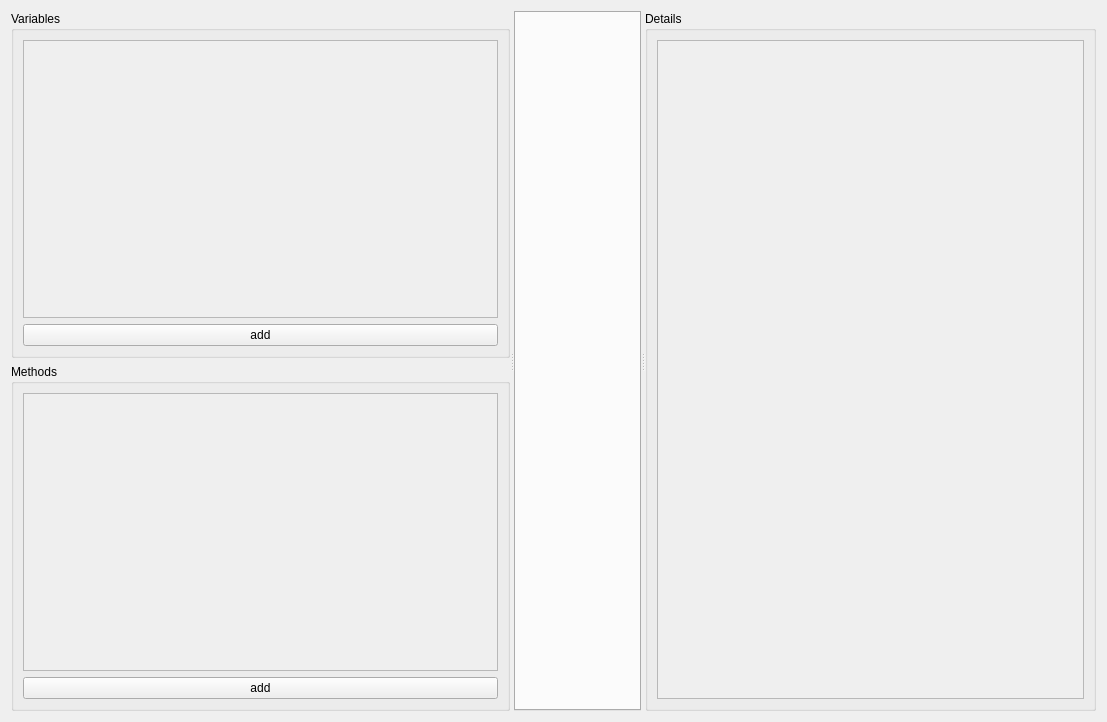
<?xml version="1.0" encoding="UTF-8"?>
<ui version="4.0">
 <class>class_widget</class>
 <widget class="QWidget" name="class_widget">
  <property name="geometry">
   <rect>
    <x>0</x>
    <y>0</y>
    <width>1107</width>
    <height>722</height>
   </rect>
  </property>
  <property name="windowTitle">
   <string>Form</string>
  </property>
  <layout class="QGridLayout" name="gridLayout_4">
   <item row="0" column="0">
    <widget class="QSplitter" name="splitter">
     <property name="orientation">
      <enum>Qt::Horizontal</enum>
     </property>
     <widget class="QWidget" name="contents_widget" native="true">
      <property name="minimumSize">
       <size>
        <width>200</width>
        <height>0</height>
       </size>
      </property>
      <layout class="QVBoxLayout" name="verticalLayout">
       <item>
        <widget class="QGroupBox" name="variables_groupBox">
         <property name="title">
          <string>Variables</string>
         </property>
         <layout class="QGridLayout" name="gridLayout">
          <item row="0" column="0">
           <widget class="QScrollArea" name="variables_scrollArea">
            <property name="widgetResizable">
             <bool>true</bool>
            </property>
            <widget class="QWidget" name="scrollAreaWidgetContents">
             <property name="geometry">
              <rect>
               <x>0</x>
               <y>0</y>
               <width>204</width>
               <height>270</height>
              </rect>
             </property>
            </widget>
           </widget>
          </item>
          <item row="1" column="0">
           <widget class="QPushButton" name="add_variable_pushButton">
            <property name="text">
             <string>add</string>
            </property>
           </widget>
          </item>
         </layout>
        </widget>
       </item>
       <item>
        <widget class="QGroupBox" name="functions_groupBox">
         <property name="title">
          <string>Methods</string>
         </property>
         <layout class="QGridLayout" name="gridLayout_2">
          <item row="0" column="0">
           <widget class="QScrollArea" name="functions_scrollArea">
            <property name="widgetResizable">
             <bool>true</bool>
            </property>
            <widget class="QWidget" name="scrollAreaWidgetContents_2">
             <property name="geometry">
              <rect>
               <x>0</x>
               <y>0</y>
               <width>204</width>
               <height>270</height>
              </rect>
             </property>
            </widget>
           </widget>
          </item>
          <item row="1" column="0">
           <widget class="QPushButton" name="add_function_pushButton">
            <property name="text">
             <string>add</string>
            </property>
           </widget>
          </item>
         </layout>
        </widget>
       </item>
      </layout>
     </widget>
     <widget class="QTabWidget" name="flows"/>
     <widget class="QGroupBox" name="details_groupBox">
      <property name="minimumSize">
       <size>
        <width>200</width>
        <height>0</height>
       </size>
      </property>
      <property name="title">
       <string>Details</string>
      </property>
      <layout class="QGridLayout" name="gridLayout_3">
       <item row="0" column="0">
        <widget class="QScrollArea" name="details_scrollArea">
         <property name="widgetResizable">
          <bool>true</bool>
         </property>
         <widget class="QWidget" name="scrollAreaWidgetContents_3">
          <property name="geometry">
           <rect>
            <x>0</x>
            <y>0</y>
            <width>298</width>
            <height>661</height>
           </rect>
          </property>
         </widget>
        </widget>
       </item>
      </layout>
     </widget>
    </widget>
   </item>
  </layout>
 </widget>
 <resources/>
 <connections/>
</ui>
